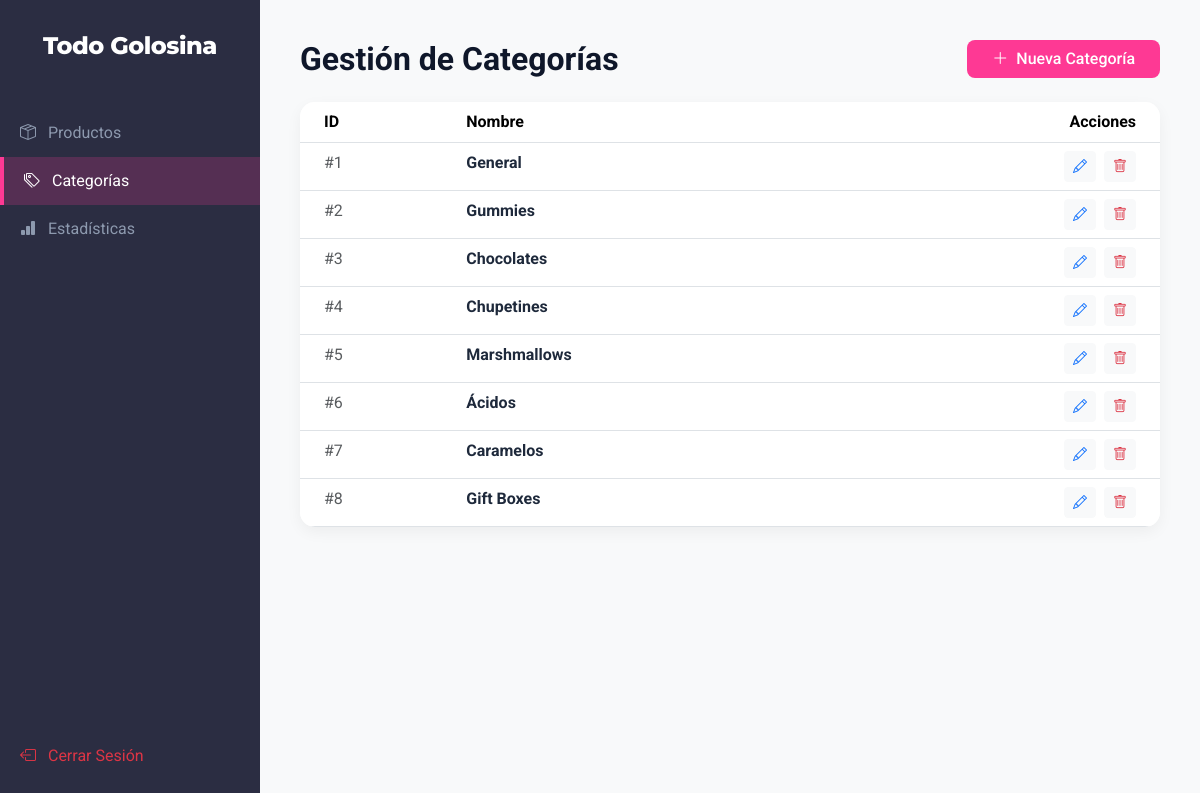
Page /admin/categorias (signed in) on the earlier database version.
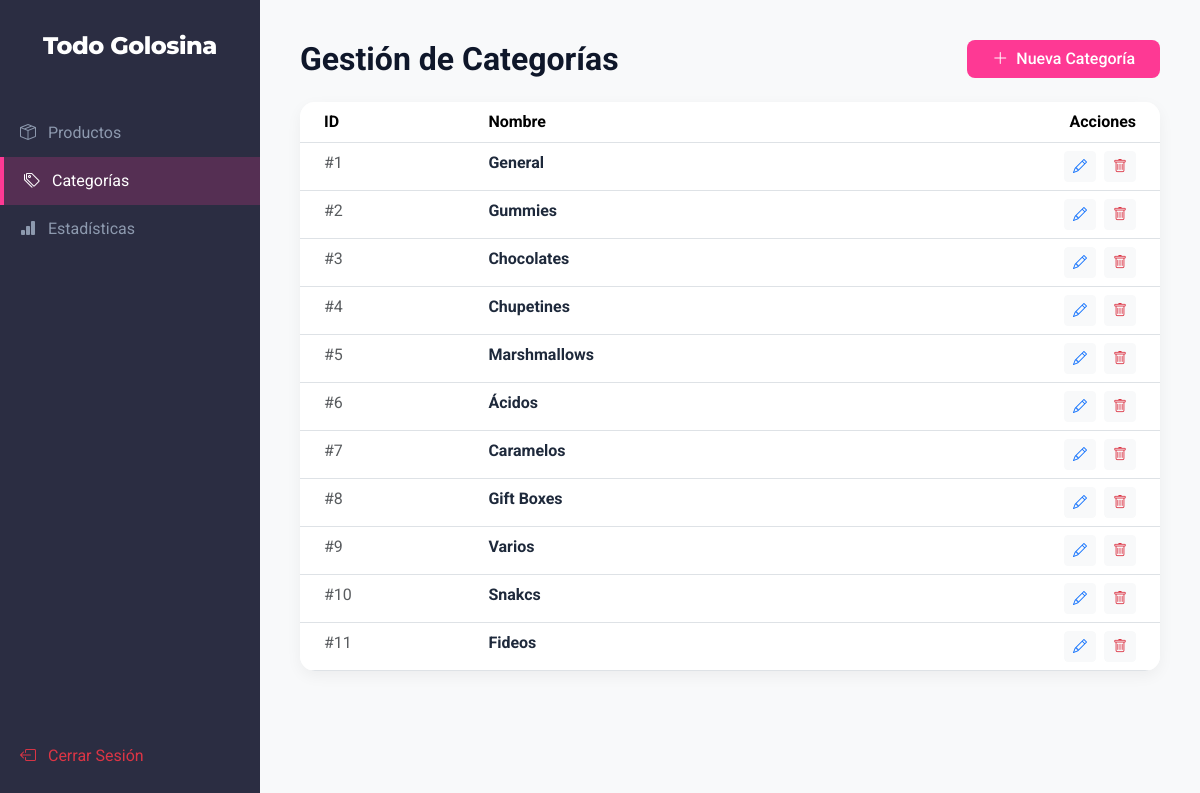
Same page on the later database version.
### app.py (models this page shows, shortened)
class Categoria(db.Model):
    __tablename__ = 'categoria'
    id = db.Column(db.Integer, primary_key=True)
    nombre = db.Column(db.String(50), unique=True, nullable=False)

### app.py (the view)
@app.route('/admin/categorias')
@login_required
def admin_categorias():
    categorias = Categoria.query.all()
    return render_template('admin_categorias.html', categorias=categorias)

### app.py (called while the page is built)
@login_manager.user_loader
def load_user(user_id):
    return db.session.get(Usuario, int(user_id))

@app.after_request
def add_no_cache_headers(response):
    response.headers['Cache-Control'] = 'no-store, no-cache, must-revalidate, max-age=0'
    response.headers['Pragma'] = 'no-cache'
    response.headers['Expires'] = '0'
    return response

### templates/admin_categorias.html (shortened to what this page needs)
<!doctype html>
<html lang="es">
  <head>
    <link href="https://cdn.jsdelivr.net/npm/bootstrap@5.3.3/dist/css/bootstrap.min.css" rel="stylesheet"/>
    <link href="https://cdn.jsdelivr.net/npm/bootstrap-icons@1.11.3/font/bootstrap-icons.min.css" rel="stylesheet"/>
  </head>
  <body>
    <div class="d-flex">
      <div class="sidebar" style="width: 260px">
        <h4 class="text-center mb-5 fw-bold"><span class="tg-brand-name">Todo Golosina</span></h4>
        <a href="{{ url_for('admin_dashboard') }}"><i class="bi bi-box-seam me-2"></i> Productos</a>
        <a href="{{ url_for('admin_categorias') }}" class="active"><i class="bi bi-tags me-2"></i> Categorías</a>
        <a href="{{ url_for('admin_estadisticas') }}"><i class="bi bi-bar-chart-fill me-2"></i> Estadísticas</a>
        <div style="margin-top: auto; position: absolute; bottom: 20px; width: 260px;">
          <a href="{{ url_for('logout') }}" class="text-danger"><i class="bi bi-box-arrow-left me-2"></i> Cerrar Sesión</a>
        </div>
      </div>
      <div class="content flex-grow-1">
        <div class="d-flex justify-content-between align-items-center mb-4">
          <h2 class="fw-bold m-0" style="color: #0f172a">Gestión de Categorías</h2>
          <button class="btn btn-pink px-4" data-bs-toggle="modal" data-bs-target="#addModal">
            <i class="bi bi-plus-lg me-1"></i> Nueva Categoría
          </button>
        </div>
        <div class="card card-admin">
          <div class="card-body p-0">
            <div class="table-responsive">
              <table class="table table-hover mb-0">
                <thead>
                  <tr>
                    <th class="ps-4">ID</th>
                    <th>Nombre</th>
                    <th class="text-end pe-4">Acciones</th>
                  </tr>
                </thead>
                <tbody>
                  {% for c in categorias %}
                  <tr>
                    <td class="ps-4 text-muted">#{{ c.id }}</td>
                    <td><strong style="color: #1e293b">{{ c.nombre }}</strong></td>
                    <td class="text-end pe-4">
                      <button class="btn btn-sm btn-light text-primary me-1" data-bs-toggle="modal" data-bs-target="#editModal{{ c.id }}">
                        <i class="bi bi-pencil"></i>
                      </button>
                      <button class="btn btn-sm btn-light text-danger" data-bs-toggle="modal" data-bs-target="#deleteModal{{ c.id }}">
                        <i class="bi bi-trash"></i>
                      </button>
                    </td>
                  </tr>
                  {% endfor %}
                </tbody>
              </table>
            </div>
          </div>
        </div>
      </div>
    </div>
  </body>
</html>

### templates/admin_categorias.html (style rules this page uses)
body { background-color: #f8f9fa; font-family: "Roboto", sans-serif; }
.sidebar { min-height: 100vh; background-color: #2b2d42; color: white; padding-top: 2rem; }
.sidebar a { color: #8d99ae; text-decoration: none; display: block; padding: 12px 20px; transition: 0.3s; }
.sidebar a:hover, .sidebar a.active { color: white; background-color: rgba(254, 57, 148, 0.2); border-left: 4px solid #fe3994; }
.content { padding: 2.5rem; }
.card-admin { border-radius: 15px; border: none; box-shadow: 0 5px 15px rgba(0, 0, 0, 0.05); overflow: hidden; }
.btn-pink { background-color: #fe3994; color: white; border-radius: 8px; font-weight: 500; }
.tg-brand-name { font-family: 'Montserrat', sans-serif; font-weight: 800; font-size: 1.5rem; color: white; letter-spacing: -0.02em; text-transform: none; }

Differences in the rows shown:
added Categoria: id "9", nombre "Varios"
added Categoria: id "10", nombre "Snakcs"
added Categoria: id "11", nombre "Fideos"
